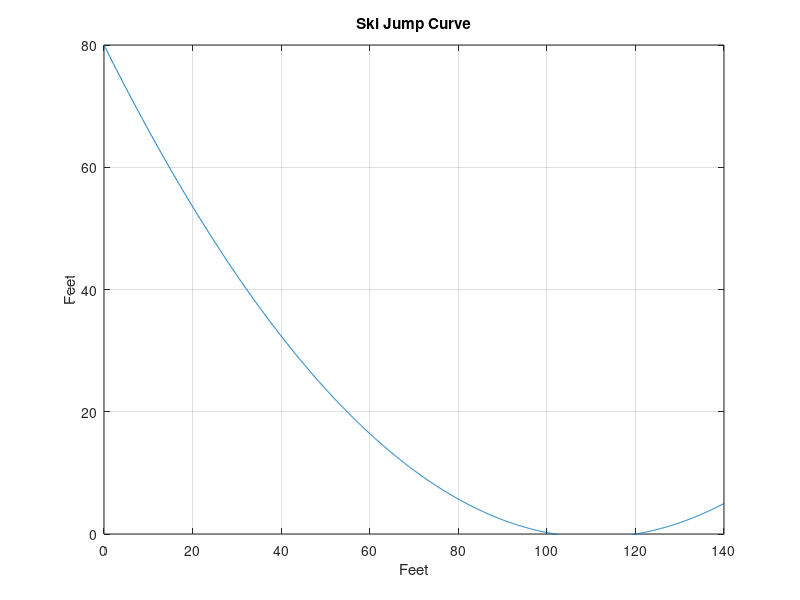

Here is the MATLAB script that generated this plot:


% x position of coordinates
x = [0 120 140];
% y position of coordinates
y = [80 0 5];
% coefficients of a 3rd degree polynomial
coef = polyfit(x,y,3);
% horizontal increments for graph spanning 0 to 140
horiz = 0:0.1:140;
% ski curve plot
plot(horiz,polyval(coef,horiz))
axis([0, 140, 0, 80])
grid on
title('Ski Jump Curve')
xlabel('Feet')
ylabel('Feet')

